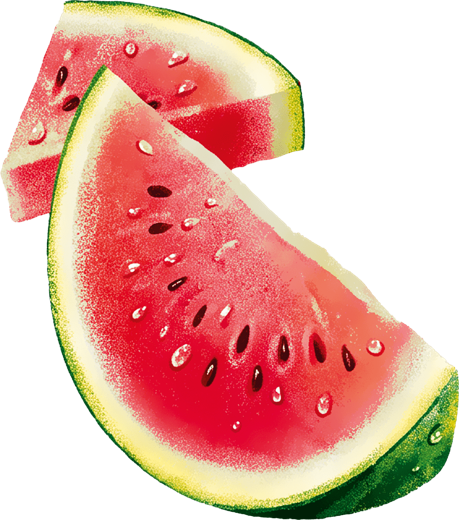
#> input picture program/src/skill/assets/demo/p_arbuz_cwiartka.png, 459 x 520 px
$ python -i wizki.py   (imports and definitions only)
#> lines starting #> are read from the running program, lines starting #| are printed output that depends on the picture
#> further down, picture is the input picture: PIL image 459x520 RGBA; mean R, G, B, A 132.8, 78.2, 66, 156
# -*- coding: utf-8 -*-
"""
wizki.py - wizualizacje produktów (gotowe packshoty) z biblioteki marki do slajdów portfolio (07.10.2026).

    python wizki.py "<nazwa linii albo smaku>" [--kategoria kulki] [--biblioteka <ścieżka>] [--ile 3] [--zloz wynik.png]
    python wizki.py --lista [--kategoria batony]        # linie i smaki, które są w bibliotece

Biblioteka:  ...\\- POLSKA\\01 - PRODUKTY\\- DK\\<kategoria>\\<SMAK — [ linia ]>\\<wersja>\\4 - WIZKI\\*FRONT-S*.png
(także podfolder INTERNET-PREZENTACJE-RGB). Nigdy: ARCHIWUM, PROJEKT, DRUK.

Po co: user 07.10 przy prezentacji strategii - na slajdach „Kulki” i „Batony” „brakuje wrzuconych tam wizualizacji.
jak wiesz, gdzie one są, to możesz je spróbować wrzucić”. Automat konwersji (pptx_convert) woła dla_kolumn() i wstawia
grafikę tylko wtedy, gdy KAŻDA kolumna slajdu ma pewne dopasowanie; każdy wybór trafia do uwag, żeby dało się go
sprawdzić. Zła paczka na slajdzie jest gorsza niż jej brak.
"""
import argparse
import hashlib
import json
import os
import re
import sys
import unicodedata

from PIL import Image, ImageFilter

HERE = os.path.dirname(os.path.abspath(__file__))
ALIASY_PLIK = os.path.join(HERE, "..", "assets", "linie-aliasy.json")
STALE = (r"M:\- POLSKA\01 - PRODUKTY\- DK", r"D:\Marketing\- POLSKA\01 - PRODUKTY\- DK")
ZBIORCZE = ("KAR", "MINI", "DOY6", "DISPLAY", "BOX", "MIX")  # wersje zbiorcze: bierzemy dopiero, gdy nie ma sztuki
CIEN = (59, 42, 32)


# [144 lines left out: functions _n, biblioteka, indeks, kategoria_z, _aliasy, dopasuj and 3 more, not called in this run]


def _cien(im, blur=16, dy=20, op=0.32):
#> called with blur = 16, dy = 20, op = 0.32
    pad = blur * 3
    out = Image.new("RGBA", (im.width + 2 * pad, im.height + 2 * pad), (0, 0, 0, 0))
#> out: PIL image 555x616 RGBA; every value is 0
    sh = Image.new("RGBA", im.size, CIEN + (0,))
    sh.putalpha(im.getchannel("A").point(lambda v: int(v * op)))
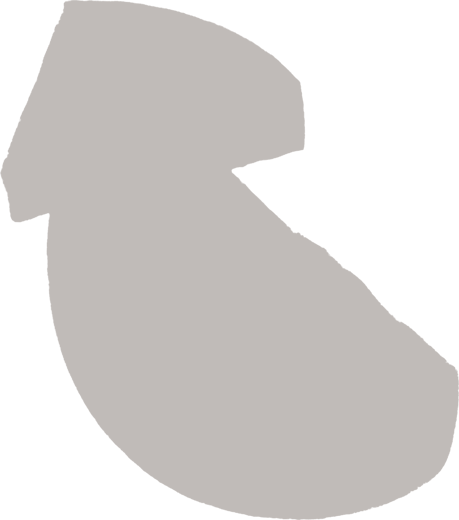
#> sh: PIL image 459x520 RGBA; mean R, G, B, A 59, 42, 32, 49.5; transparent parts drawn white
    out.alpha_composite(sh, (pad, pad + dy))
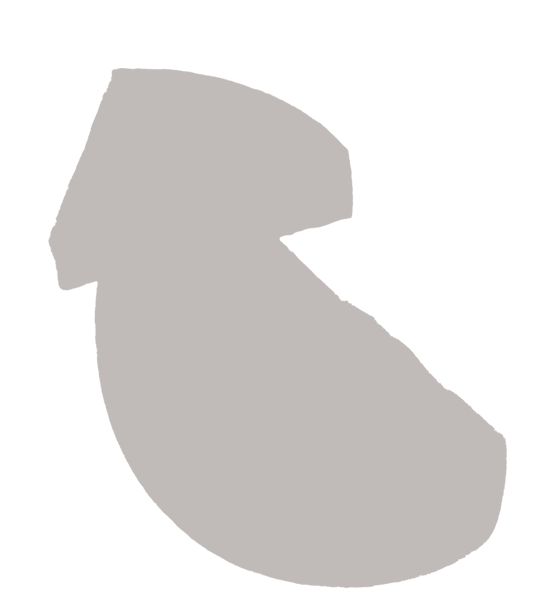
#> out: PIL image 555x616 RGBA; mean R, G, B, A 25.4, 18.1, 13.8, 34.6; transparent parts drawn white
    out = out.filter(ImageFilter.GaussianBlur(blur))
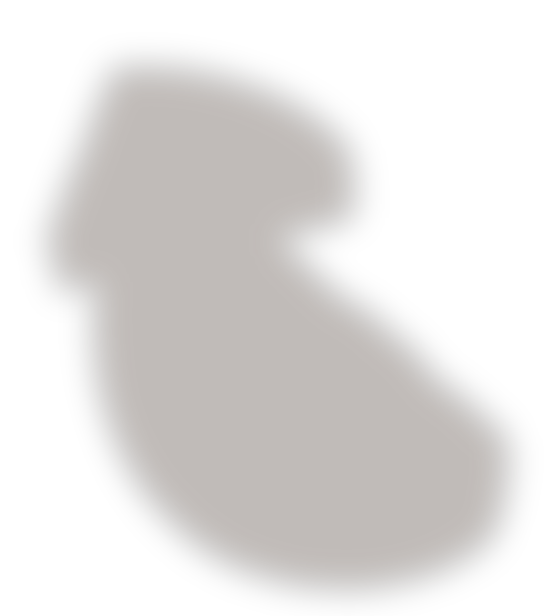
#> out: PIL image 555x616 RGBA; mean R, G, B, A 25.4, 18.1, 13.8, 34.6; transparent parts drawn white
    out.alpha_composite(im, (pad, pad))
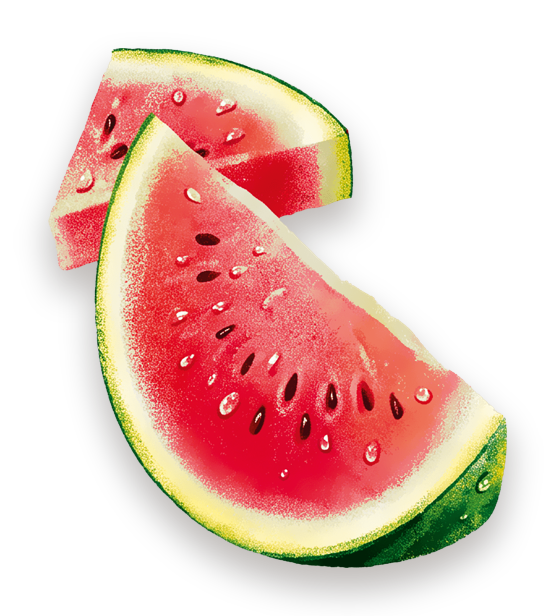
#> out: PIL image 555x616 RGBA; mean R, G, B, A 95, 56.1, 47.2, 112.2; transparent parts drawn white
    return out


# [120 lines left out: functions zloz, dla_nazwy, dla_kolumn, main, not called in this run]


# [2 lines not run here, left out]

>>> from PIL import Image
>>> picture = Image.open('../assets/demo/p_arbuz_cwiartka.png')
>>> result = _cien(picture)
